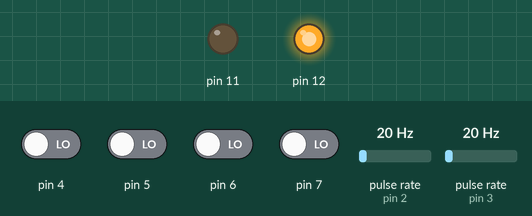
Simulated run of this sketch. Board: Arduino Uno, built with avr-gcc and run on an emulated ATmega328P. Parts: output pins drawn as LEDs (lit = HIGH). Wiring (inferred from the names in the program): 2 × pulse sensor: data pin 2 / data pin 3. The inputs (shaded band) are chosen by the test bench; at power-on: pin 4–7 LOW, pulse rate (sensors on pin 3, pin 2) 20 Hz. What the sketch prints to the serial monitor is not drawn.

Above: at 1.2 s.
1.3 s: pulse rate (sensor on pin 3) set to 100 Hz
Timing chart, 0 to 4.3 s (numbered marks = the images above; inputs shaded):
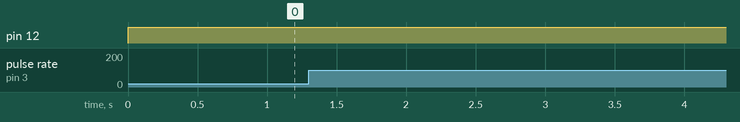

The sketch:

Motor_PID_Control.ino
```cpp
/*
 Name:		Motor_PID_Control.ino
 Created:	7/7/2022 5:06:44 PM
 Author:	twice
*/
#include "pins_define.h"
#include "MotorControl.h"
#include <util/atomic.h>

//Defining buffer size of received message
#define BUFFER_SZ 40


//Globals for ISR
static volatile uint32_t pos_i;

static volatile float receivedVset;
static volatile float receivedKp;
static volatile float receivedKi;
static volatile float receivedKd;
static volatile int receivedMethod;

/*static volatile*/ int pinAenc = pinA;
/*static volatile*/ int pinBenc = pinB;


MotorControl motor1(PWM, DIR);


void setup() {
	motor1.motorSetup();

	//Encoder
	pinMode(pinAenc, INPUT_PULLUP);
	pinMode(pinBenc, INPUT_PULLUP);

	//Interrupts
	attachInterrupt(digitalPinToInterrupt(pinAenc), countA, FALLING);
	attachInterrupt(digitalPinToInterrupt(pinBenc), countB, FALLING);

	//Serial communication init
	Serial.begin(BAUDRATE);
}

void loop() {

	ATOMIC_BLOCK(ATOMIC_RESTORESTATE)
	{
		motor1.pos = pos_i;
	}

	//float Vst = 300 * (sin(motor1.currT / (1e6) * 0.5));
	//float Vst = 300;
	float Vst = receivedVset;

	float Kp = receivedKp;
	float Ki = receivedKi;
	float Kd = receivedKd;
	int Method = receivedMethod;

	motor1.changeParams(Kp, Ki, Kd);
	motor1.motorPID(Vst);


	//Buffer received
	static char buffer[BUFFER_SZ];
	static size_t lg = 0;

	while (Serial.available() > 0)
	{
		char c = Serial.read();
		if (c == '\r') {        // carriage return
			buffer[lg] = '\0';  // terminate the string
			parse(buffer);
			lg = 0;
		}
		else if (lg < BUFFER_SZ - 1) {
			buffer[lg++] = c;
		}

	}

	//Buffer to send
	Serial.print(motor1.v1Filt);
	Serial.print(',');
	Serial.println(Vst);
	/*Serial.print(',');
	Serial.print(0);
	Serial.print(',');
	Serial.print(0);
	Serial.print(',');
	Serial.println(0);*/
}


void parse(char* buffer)
{
	char* s = strtok(buffer, ",");
	receivedVset = atoi(s);
	s = strtok(NULL, ",");
	receivedKp = atoi(s);
	s = strtok(NULL, ",");
	receivedKi = atoi(s);
	s = strtok(NULL, ",");
	receivedKd = atoi(s);
	s = strtok(NULL, ",");
	receivedMethod = atoi(s);
}

//ISR - Interrupt Service Routines
void countA()
{
	int increment;
	if (bitRead(PIND, pinAenc) != bitRead(PIND, pinBenc))
	{
		increment++;
	}
	else
	{
		increment--;
	}
	pos_i = pos_i + increment;
}

void countB()
{
	int increment;

	if (bitRead(PIND, pinAenc) == bitRead(PIND, pinBenc))
	{
		increment++;
	}
	else
	{
		increment--;
	}
	pos_i = pos_i + increment;
}
```

MotorControl.cpp
```cpp
#include "MotorControl.h"


MotorControl::MotorControl(int pinPWM, int pinDIR)
{
	_pinPWM = pinPWM;
	_pinDIR = pinDIR;
	_Kp = 1;
	_Ki = 0;
	_Kd = 0;

	pos = 0;
	prevT = 0;
	posPrev = 0;
	dir = 1;

	v1Filt = 0;
	v1Prev = 0;
}

MotorControl::~MotorControl()
{

}

void MotorControl::motorSetup()
{
	pinMode(_pinPWM, OUTPUT);
	pinMode(_pinDIR, OUTPUT);
}

float MotorControl::measureVelocity()
{
	currT = micros();
	deltaT = (float)(currT - prevT) / 1.0e6;

	velocity1 = (pos - posPrev) / deltaT;
	posPrev = pos;
	prevT = currT;

	//Compute count/s to RPM (encoder: 20 ticks per rotation, 40 ticks if 2 interrupts)
	v1 = velocity1 / 40 * 60;

	//Low-pass filter, 25Hz cutoff
	v1Filt = 0.854 * v1Filt + 0.0728 * v1 + 0.0728 * v1Prev;
	v1Prev = v1;

	return v1Filt; //filtered RPM
}

void MotorControl::changeParams(float setKp, float setKi, float setKd)
{
	_Kp = setKp;
	_Ki = setKi;
	_Kd = setKd;
}

void MotorControl::motorPID(float Vst)
{
	MotorControl::measureVelocity();

	e = Vst - v1Filt;
	eintegral = eintegral + e * deltaT;
	dedt = (e - eprev) / deltaT;

	u = _Kp * e + _Ki * eintegral + _Kd * dedt;

	//TODO: Arek //Preventing to set opposite direction while error is less than?

	if (u < 0)
	{
		dir = -1;
	}
	else if (u > 0)
	{
		dir = 1;
	}

	pwr = (int)fabs(u);
	if (pwr > 255)
	{
		pwr = 255;
	}
	//if (pwr < 20) //with 20 pwm motor will not start, most likely
	//{
	//	pwr = 20;
	//}

	MotorControl::setMotor(dir, pwr, _pinPWM);
}

void MotorControl::setMotor(int valDIR, int valPWM, int pinPWM)
{
	analogWrite(pinPWM, valPWM);
	if (valDIR == 1)
	{
		digitalWrite(_pinDIR, HIGH);
	}
	else if (valDIR == -1)
	{
		digitalWrite(_pinDIR, LOW);
	}
	else
	{
		digitalWrite(_pinDIR, LOW);
		analogWrite(_pinPWM, 0);
	}
}
```

MotorControl.h
```cpp
#include <util/atomic.h>
#include "pins_define.h"
#include <Arduino.h>

class MotorControl
{
public:
	//pinPWM, pinDIR
	MotorControl(int, int);
	~MotorControl();

	void motorSetup();

	void motorPID(float Vst);  //regulator on Arduino side
	void changeParams(float setKp, float setKi, float setKd);
	float measureVelocity();
	void setMotor(int valDIR, int valPWM , int pinPWM); //


	int pos;
	float v1Filt;
	long currT;

private:
	int _pinPWM, _pinDIR;		//motor pins
	float _setVelocity;

	int posPrev;

	long prevT;
	float deltaT;


	//Velocity and low-pass filter
	float velocity1;
	float v1;

	float v1Prev;

	//Regulator
	float _Kp;
	float _Ki;
	float _Kd;
	bool _reverseFlag;

	float u;
	float e;
	float eprev;
	float eintegral;
	float dedt;
	int dir;
	int pwr;


};
```

SerialCom.cpp
```cpp
#include "SerialCom.h"


SerialCom::SerialCom(int baudrate)
{
	_baudrate = baudrate;

	//SerialCom::delimiter();
	//Serial.begin(_baudrate);
}

SerialCom::~SerialCom()
{}

void addToBuffer(float val)
{
	//bufferToSend = (String)Vst + comma + (String)motor1.v1Filt + comma + (String)123;
	//delay(1000);

}

void delimiterChar()
{
	//delimiter = ",";
}
```

SerialCom.h
```cpp
#include <Arduino.h>

class SerialCom
{
public:
	SerialCom(int);
	~SerialCom();
	void addToBuffer(float val);
	void delimiterChar();

	String bufferToSend;

private:
	int _baudrate;
	String delimiter;

};
```

pins_define.h
```cpp
#define PWM 11
#define DIR 12

#define pinA 2
#define pinB 3

#define pinA_A A1
#define pinB_A A0

#define readA bitRead(PIND,pinA)  //faster than digitalRead()
#define readB bitRead(PIND,pinB)

#define BAUDRATE 9600

#define SINGLE_INTERRUPT 1	// values for setting mode in encoder setup
#define DUAL_INTERRUPT 2
```

Measured:
- after the input at 1.3 s, every drawn part: stays the same
